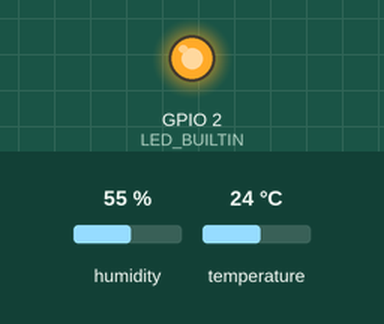
Recording of a sketch running on a simulated ESP8266 (NodeMCU). Parts: output pins drawn as LEDs (lit = HIGH, except the on-board LED, lit = LOW). The test bench sets the inputs (shaded band); at power-on: humidity 55 %, temperature 24 °C. WiFi joins after 1.5 s; servers stay silent unless stated; no MQTT or app messages arrive unless stated; what the sketch prints to the serial monitor is not drawn.

Above: at 2.5 s.
At 5.3 s:
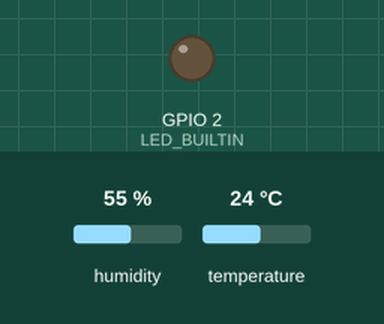
Timing chart, 0 to 8.7 s (numbered marks = the images above):
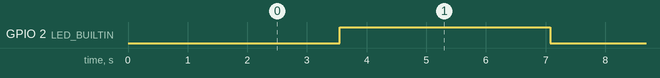

The sketch:

esp8266.ino
```cpp
#include <Arduino.h>
#include <ESP8266WiFi.h>  // for wifi
#include <PubSubClient.h>  // for mqtt

#include "DHT.h"   // for dht11 sensor
#define DHTPIN 13
#define DHTTYPE DHT11

// wifi info
const char *SSID = "xx";
const char *PASSWORD = "xx";


// mqtt info
const char *MQTT_SERVER = "xx";
const int MQTT_PROT = 1883;

// mqtt 主题
const char *MQTT_TOPIC_ONLINE = "xapi/home/online";
const char *MQTT_TOPIC_UPDATE = "xapi/home/update";
const char *CLIENT_ID = "esp8266-xx";

DHT dht(DHTPIN, DHTTYPE);
WiFiClient espClient;
PubSubClient client(espClient);

void init_wifi();
void mqtt_reconnect();
void mqtt_msg_callback(char *topic, byte *payload, unsigned int length);
void wb_update(); // temper send

float h_DHT11 = 0; // 湿度
float t_DHT11 = 0; // 温度

void setup() {
  pinMode(LED_BUILTIN, OUTPUT);
    Serial.begin(9600);
    init_wifi();
    client.setServer(MQTT_SERVER, MQTT_PROT);
    client.setCallback(mqtt_msg_callback);
    dht.begin();
}

void loop() {
if(!client.connected()){
    mqtt_reconnect();
  }
  client.loop();
  wb_update();
}

void init_wifi(){
  Serial.println("connecting...");
  Serial.println(SSID);

  WiFi.begin(SSID, PASSWORD);
  while (WiFi.status() != WL_CONNECTED)
  {
    delay(500);
    Serial.print(".");
  }
}

void mqtt_reconnect(){
  while (!client.connected())
  {
    Serial.print("正在尝试MQTT连接");

    if(client.connect(CLIENT_ID)){
      Serial.println("已连接");
      client.publish(MQTT_TOPIC_ONLINE, "online"); // 发布
    }else{
      Serial.print("错误, rc");
      Serial.print(client.state());
      Serial.println("等待 5s");
      delay(5000);
    }
  }
}

void mqtt_msg_callback(char *topic, byte *payload, unsigned int length){
  Serial.print("Message arrived [");
  Serial.print(topic); // 打印主题信息
  Serial.print("] ");
}

void wb_update(){
  digitalWrite(LED_BUILTIN, LOW);
  delay(2000);
  digitalWrite(LED_BUILTIN, HIGH);
  delay(2000);
  if(client.connected()){
    h_DHT11 = dht.readHumidity();
    t_DHT11 = dht.readTemperature();
    if (isnan(h_DHT11) || isnan(t_DHT11)) {
        h_DHT11 = 0;
        t_DHT11 = 0;
        Serial.println(F("Failed to read from DHT sensor!"));
        return;
    }

	//String messageString ="{wendu:" + String(t_DHT11) + "," + "shidu:" + String(h_DHT11) + "}";
	String messageString = "{\"shidu\": " ;
	messageString += String(h_DHT11);
	messageString += ",\"wendu\": " ;
	messageString += String(t_DHT11);
	messageString += "\}";


	char publishMsg[messageString.length() + 1];
	strcpy(publishMsg, messageString.c_str());
	Serial.print(F("湿度: "));
	Serial.print(h_DHT11);
	Serial.print(F("%  温度: "));
	Serial.print(t_DHT11);
	Serial.print(F("°C "));
	Serial.printf("");
	delay(1000);
	client.publish(MQTT_TOPIC_UPDATE, publishMsg);
	delay(500);
  }
}
```

Measured:
- by itself, GPIO 2 (LED_BUILTIN): alternates HIGH for 3.5 s and LOW for 2.0 s
